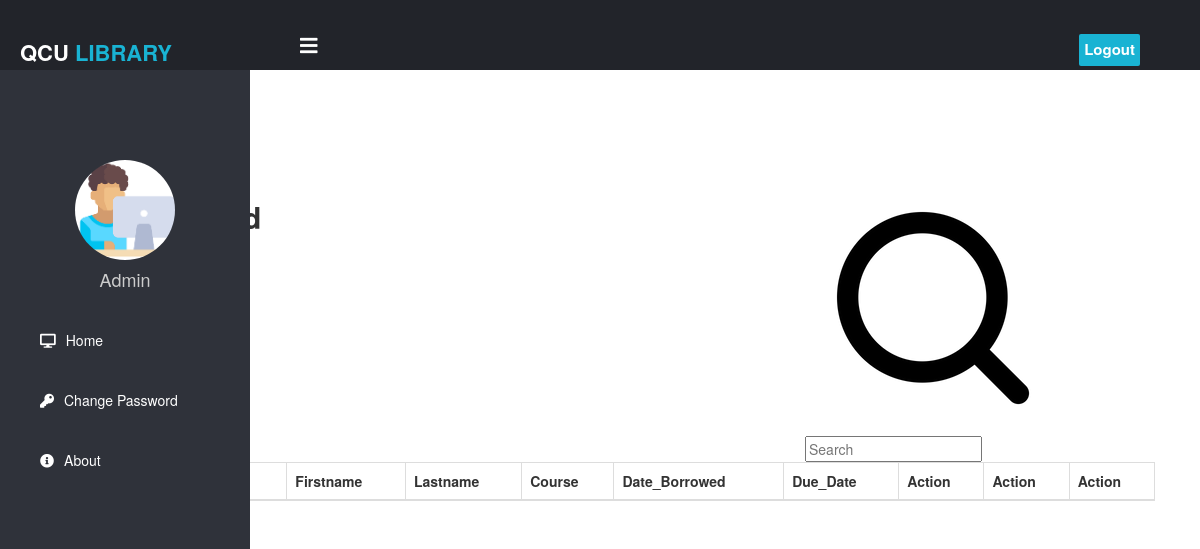
The page /Borrowerlist.php (signed in) on the database as committed earlier.
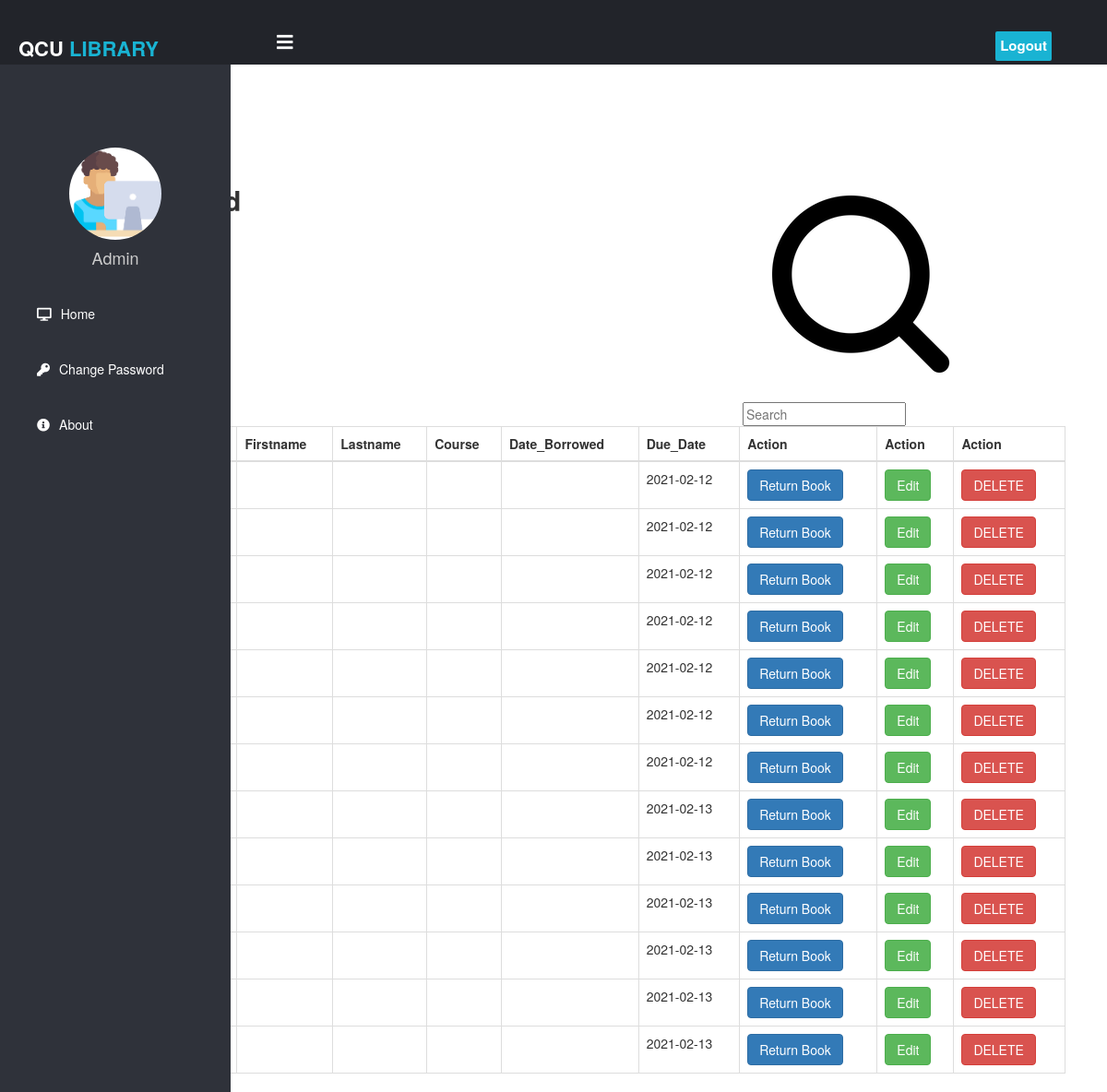
The same page on the database as committed later.
### tables this page shows
CREATE TABLE `tbl_borrowed` (
  `borrowed_id` int(255) NOT NULL,
  `student_id` int(255) NOT NULL,
  `book_id` int(255) NOT NULL,
  `borrowed_date` date NOT NULL,
  `due_date` date NOT NULL,
  `request` varchar(255) DEFAULT NULL
);

### readreturn.php (called while the page is built)
<?php
	require('./databasestud.php');
	$queryAccounts = "SELECT * FROM tbl_borrowed";
	$sqlAccounts = mysqli_query($connection, $queryAccounts);
?>

### Borrowerlist.php (the view, shortened to what this page needs)
<?php
require('./readreturn.php');
?>
<!DOCTYPE html>
<html lang="en" dir="ltr">
<head>
  <link rel="stylesheet" href="css/css5.css">
  <link rel="stylesheet" href="https://cdnjs.cloudflare.com/ajax/libs/font-awesome/5.12.1/css/all.min.css">
  <link href="//maxcdn.bootstrapcdn.com/bootstrap/4.1.1/css/bootstrap.min.css" rel="stylesheet" id="bootstrap-css">
  <link rel="stylesheet" href="css/csss4.css">
  <link rel="stylesheet" href="https://maxcdn.bootstrapcdn.com/font-awesome/4.7.0/css/font-awesome.min.css">
  <link rel="stylesheet" href="https://maxcdn.bootstrapcdn.com/bootstrap/3.3.7/css/bootstrap.min.css">
</head>
<body>
  <header>
    <label for="check">
      <i class="fas fa-bars" id="sidebar_btn"></i>
    </label>
    <div class="left_area">
      <h3>QCU <span>LIBRARY</span></h3>
    </div>
    <div class="right_area">
      <a href="student.php" class="logout_btn">Logout</a>
    </div>
  </header>
  <div class="sidebar">
    <center>
      <br>
      <br>
      <br>
      <img src="images/av3.png" class="profile_image" alt="">
      <h4>Admin</h4>
    </center>
    <a href="index.php"><i class="fas fa-desktop"></i><span>Home</span></a>
    <a href="#"><i class="fas fa-key"></i><span>Change Password</span></a>
    <a href="#"><i class="fas fa-info-circle"></i><span>About</span></a>
  </div>
  <br>
  <br>
  <br>
  <br>
  <br>
  <br>
  <br>
  <br>
  <br>
  <div class="container">
    <div class="table-wrapper">
      <div class="table-title">
        <div class="row">
          <div class="col-sm-8">
            <h2>Book<b> Borrowed</b></h2>
          </div>
          <div class="col-sm-4">
            <img src="images/search1.png" class="searchicon"><input type="text" placeholder="Search"><i></i></input>
          </div>
        </div>
      </div>
      <table class="table table-bordered">
        <thead>
          <tr>
            <th>ISBN</th>
            <th>Studentnumber</th>
            <th>Firstname</th>
            <th>Lastname</th>
            <th>Course</th>
            <th>Date_Borrowed</th>
            <th>Due_Date</th>
            <th>Action</th>
            <th>Action</th>
            <th>Action</th>
          </tr>
        </thead>
        <tbody>
          <?php while ($results = mysqli_fetch_array($sqlAccounts)) { ?>
            <tr>
              <td><?php echo $results['firstname'] ?></td>
              <td><?php echo $results['lastname'] ?></td>
              <td><?php echo $results['course'] ?></td>
              <td><?php echo $results['date_borrowed'] ?></td>
              <td><?php echo $results['due_date'] ?></td>
              <td>
                <form action="/siaG4/returnbook.php" method="post">
                  <button type="submit" class="btn btn-primary" name="request" value="request" data-toggle="modal" data-target="#myModal">Return Book</button>
              </td>
              <td>
                <button type="submit" class="btn btn-success" name="edit" value="edit" data-toggle="modal" data-target="#myModal1">Edit</button>
              </td>
              <td>
                <form action="/siaG4/deleteborrow.php" method="post">
                  <button type="submit" class="btn btn-danger" name="delete" value="delete">DELETE</button>
                </form>
              </td>
            </tr>
          <?php }
          ?>
        </tbody>
      </table>
    </div>
  </div>

Rows that differ between the two databases and show on the page:
added tbl_borrowed: due_date "2021-02-12"
added tbl_borrowed: due_date "2021-02-12"
added tbl_borrowed: due_date "2021-02-12"
added tbl_borrowed: due_date "2021-02-12"
added tbl_borrowed: due_date "2021-02-12"
added tbl_borrowed: due_date "2021-02-12"
added tbl_borrowed: due_date "2021-02-12"
added tbl_borrowed: due_date "2021-02-13"
added tbl_borrowed: due_date "2021-02-13"
added tbl_borrowed: due_date "2021-02-13"
added tbl_borrowed: due_date "2021-02-13"
added tbl_borrowed: due_date "2021-02-13"
added tbl_borrowed: due_date "2021-02-13"
